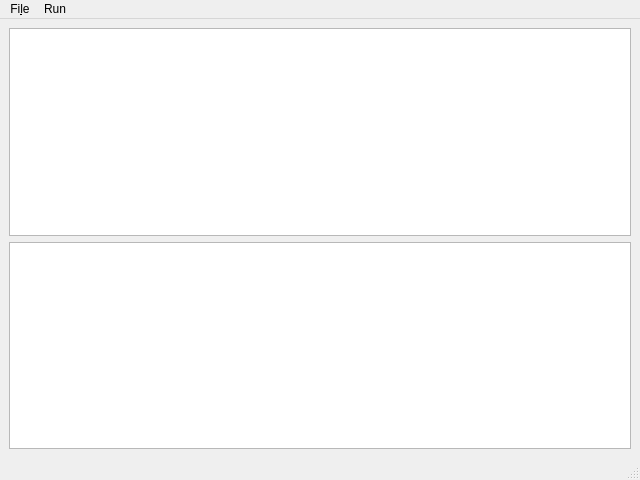
<?xml version="1.0" encoding="UTF-8"?>
<ui version="4.0">
 <class>MainWindow</class>
 <widget class="QMainWindow" name="MainWindow">
  <property name="geometry">
   <rect>
    <x>0</x>
    <y>0</y>
    <width>640</width>
    <height>480</height>
   </rect>
  </property>
  <property name="windowTitle">
   <string>Add Box</string>
  </property>
  <widget class="QWidget" name="centralwidget">
   <layout class="QGridLayout" name="gridLayout">
    <item row="5" column="0">
     <widget class="QTableView" name="tableView"/>
    </item>
    <item row="0" column="0">
     <widget class="QTableView" name="tableView2"/>
    </item>
   </layout>
  </widget>

  <widget class="QMenuBar" name="menubar">
   <property name="geometry">
    <rect>
     <x>0</x>
     <y>0</y>
     <width>640</width>
     <height>22</height>
    </rect>
   </property>
   <widget class="QMenu" name="menuFile">
    <property name="title">
     <string>Fi&amp;le</string>
    </property>
    <addaction name="actionNewCrate"/>
    <addaction name="separator"/>
    <addaction name="actionNewBox"/>
    <addaction name="separator"/>
    <addaction name="actionExit"/>
   </widget>
   <widget class="QMenu" name="menuRun">
   <property name="title">
    <string>Run</string>
   </property>
    <addaction name="actionRun"/>
   </widget>
   <addaction name="menuFile"/>
   <addaction name="menuRun"/>
  </widget>

  <widget class="QStatusBar" name="statusbar"/>
  <action name="actionNewCrate">
   <property name="text">
    <string>Add Crate</string>
   </property>
  </action>
  <action name="actionNewBox">
   <property name="text">
    <string>Add Box</string>
   </property>
  </action>
  <action name="actionExit">
   <property name="text">
    <string>Exit</string>
   </property>
  </action>
   <action name="actionRun">
   <property name="text">
    <string>Run</string>
   </property>
  </action>
 </widget>
 <resources/>
 <connections/>
</ui>
